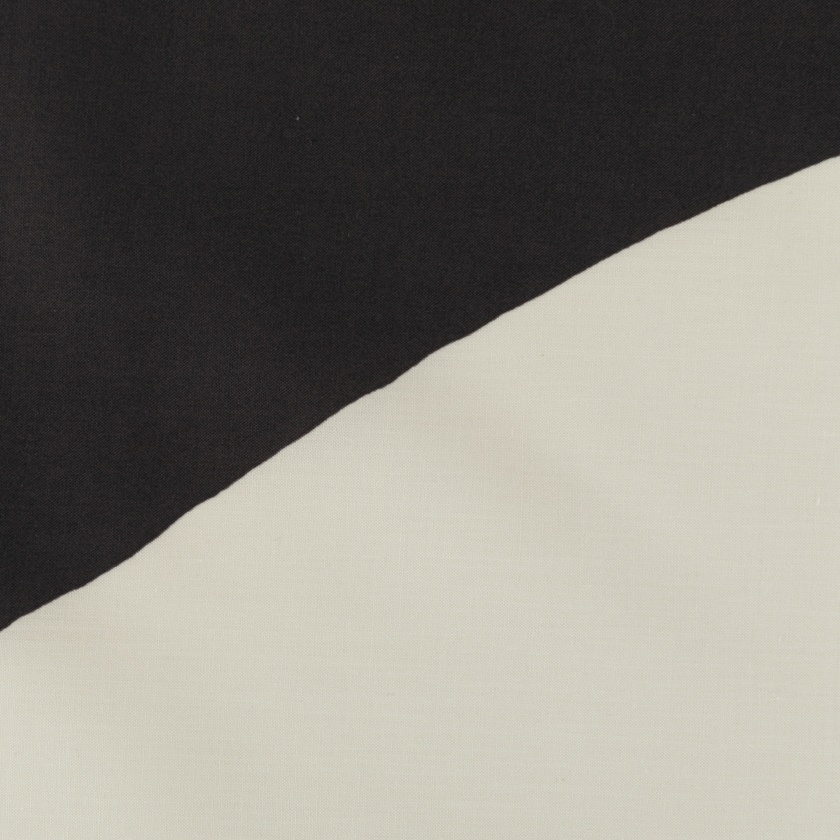
#> input picture dataset/block/1.jpg, 840 x 840 px, shrunk from 3950 x 3950 before the run
$ python -i image_preprocessor.py   (imports and definitions only)   (older library calls are emulated)
#> lines starting #> are read from the running program, lines starting #| are printed output that depends on the picture
#> further down, picture is the input picture: shape (840, 840, 3); mean B, G, R 122.6, 130, 132.8
import cv2
import matplotlib.pyplot as plt

class ImagePreprocessor:
    @staticmethod
    def preprocess_for_alignment(image):
        if image is None:
            raise ValueError("Invalid image provided for preprocessing.")
        try:
            gray_image = cv2.cvtColor(image, cv2.COLOR_BGR2GRAY)
            equalized_image = cv2.equalizeHist(gray_image)
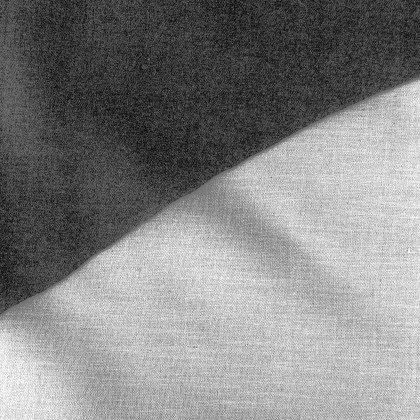
#> equalized_image: shape (840, 840) (shown at 1/2 size); min 0, max 255, mean 131.3
            bilateral_filtered_image = cv2.bilateralFilter(equalized_image, 9, 75, 75)
            blurred_image = cv2.GaussianBlur(bilateral_filtered_image, (5, 5), 0)
            laplacian_edges = cv2.Laplacian(blurred_image, cv2.CV_64F, ksize=3)
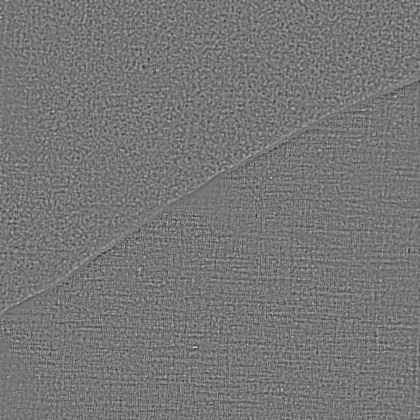
#> laplacian_edges: shape (840, 840) float64 (shown at 1/2 size); min -40, max 46, mean 0; drawn with min black and max white
            laplacian_edges = cv2.convertScaleAbs(laplacian_edges)
            sobelx = cv2.Sobel(blurred_image, cv2.CV_64F, 1, 0, ksize=3)
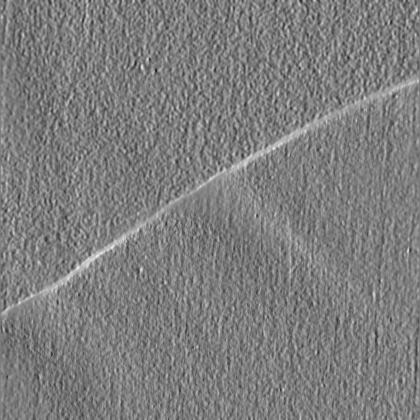
#> sobelx: shape (840, 840) float64 (shown at 1/2 size); min -68, max 71, mean 0.7; drawn with min black and max white
            sobely = cv2.Sobel(blurred_image, cv2.CV_64F, 0, 1, ksize=3)
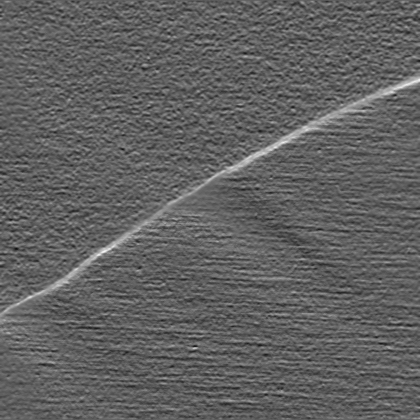
#> sobely: shape (840, 840) float64 (shown at 1/2 size); min -63, max 105, mean 1.2; drawn with min black and max white
            sobel_edges = cv2.magnitude(sobelx, sobely)
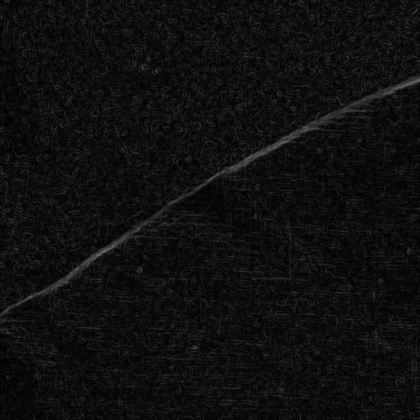
#> sobel_edges: shape (840, 840) float64 (shown at 1/2 size); min 0, max 115.4, mean 15.1
            sobel_edges = cv2.convertScaleAbs(sobel_edges)
            combined_edges = cv2.bitwise_or(laplacian_edges, sobel_edges)
            adaptive_thresh = cv2.adaptiveThreshold(combined_edges, 255, cv2.ADAPTIVE_THRESH_GAUSSIAN_C, cv2.THRESH_BINARY, 11, 2)
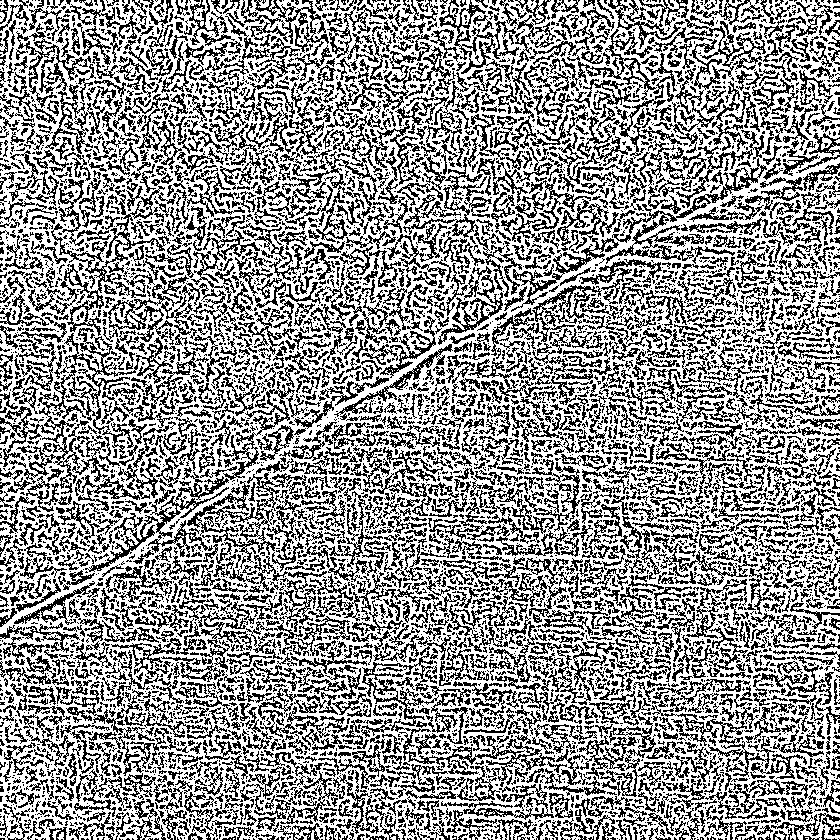
#> adaptive_thresh: shape (840, 840); 59.3% white; black in thin lines or dots
             # Visualization
            titles = ['Gray Image', 'Equalized Image', 'Bilateral Filtered Image', 'Blurred Image',
                    'Laplacian Edges', 'Sobel Edges', 'Combined Edges', 'Adaptive Threshold']
            images = [gray_image, equalized_image, bilateral_filtered_image, blurred_image,
                    laplacian_edges, sobel_edges, combined_edges, adaptive_thresh]

            plt.figure(figsize=(15, 10))
            for i in range(len(images)):
                plt.subplot(2, 4, i+1)
                plt.imshow(images[i], cmap='gray')
                plt.title(titles[i])
                plt.axis('off')
#> this loop made 8 passes
            plt.show()

            return adaptive_thresh
        except Exception as e:
            print(f"Error during image preprocessing: {e}")
            return None

>>> import cv2
>>> picture = cv2.imread('../dataset/block/1.jpg')
>>> result = ImagePreprocessor().preprocess_for_alignment(picture)

$ run again, on dataset/block/3.jpg
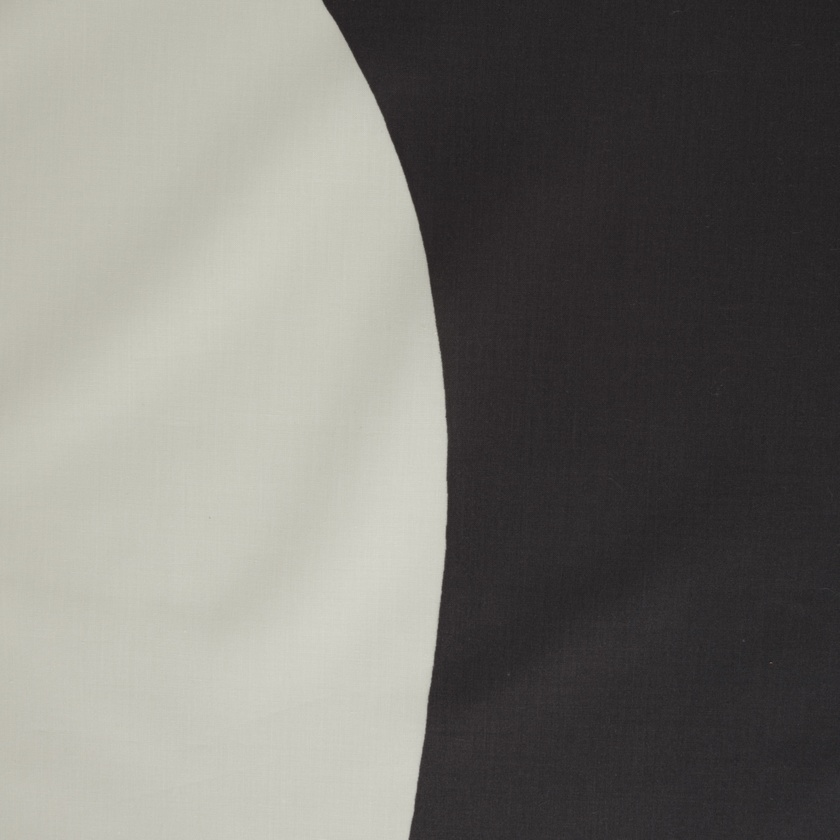
#> input picture dataset/block/3.jpg, 840 x 840 px, shrunk from 3477 x 3477 before the run
#> picture is the input picture: shape (840, 840, 3); mean B, G, R 114, 119.1, 120.4
#> in preprocess_for_alignment, `sobel_edges = cv2.magnitude(sobelx, sobely)`:
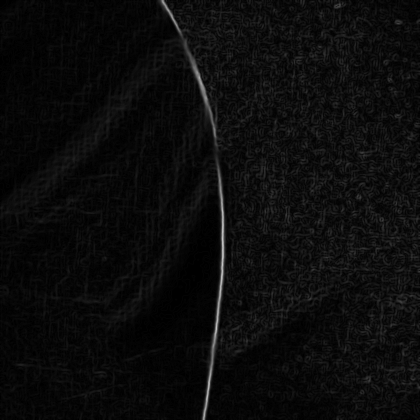
#> sobel_edges: shape (840, 840) float64 (shown at 1/2 size); min 0, max 216.2, mean 11.7
#> in preprocess_for_alignment, `adaptive_thresh = cv2.adaptiveThreshold(combined_edges, 255, cv2.ADAPT..`:
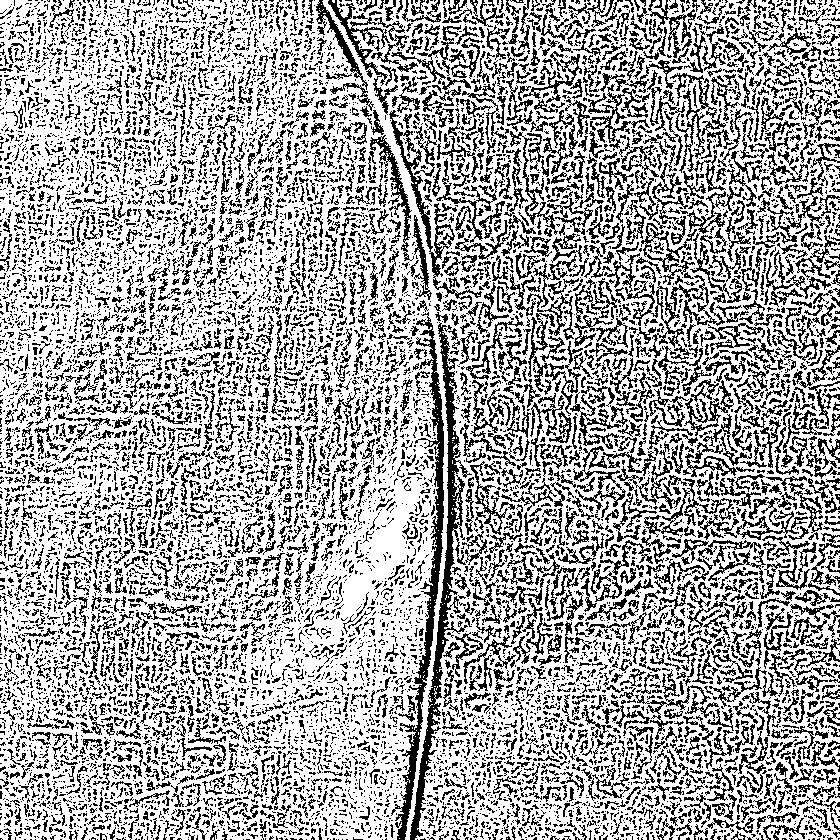
#> adaptive_thresh: shape (840, 840); 66.8% white; black in thin lines or dots
#> the loop in preprocess_for_alignment, `for i in range(len(images)):` made 8 passes

$ run again, on dataset/block/4.jpg
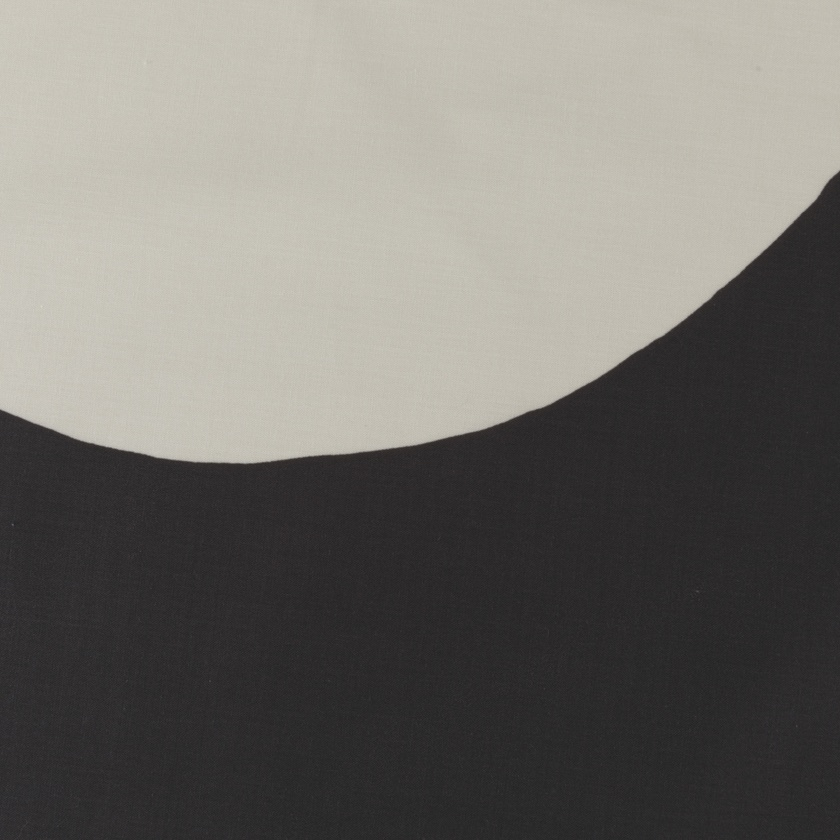
#> input picture dataset/block/4.jpg, 840 x 840 px, shrunk from 3622 x 3622 before the run
#> picture is the input picture: shape (840, 840, 3); mean B, G, R 108.6, 113.5, 115.8
#> in preprocess_for_alignment, `sobel_edges = cv2.magnitude(sobelx, sobely)`:
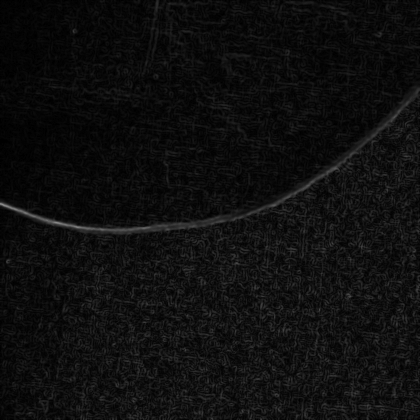
#> sobel_edges: shape (840, 840) float64 (shown at 1/2 size); min 0, max 146.7, mean 14.6
#> in preprocess_for_alignment, `adaptive_thresh = cv2.adaptiveThreshold(combined_edges, 255, cv2.ADAPT..`:
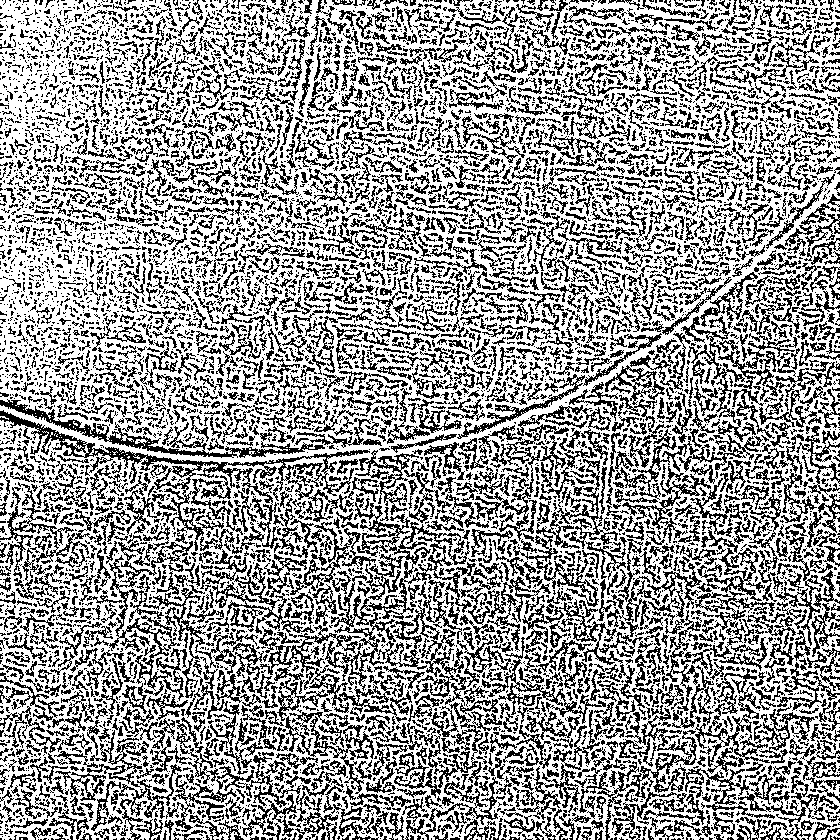
#> adaptive_thresh: shape (840, 840); 62% white; black in thin lines or dots
#> the loop in preprocess_for_alignment, `for i in range(len(images)):` made 8 passes
